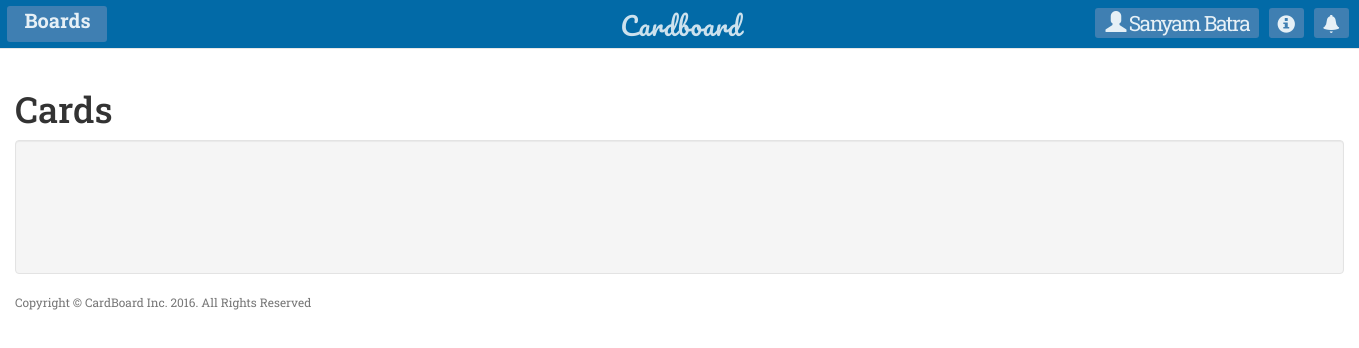
The page /home/showcard/ (signed in) on the database as committed earlier.
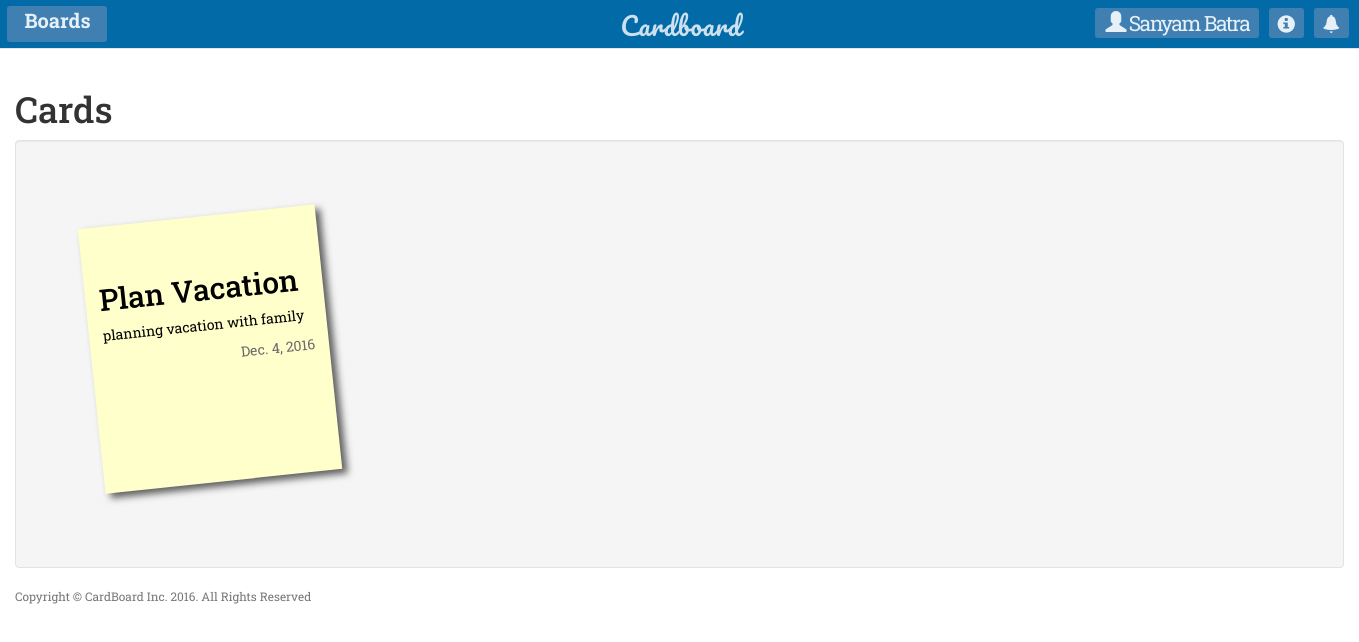
The same page on the database as committed later.
### Cards/models.py (models this page shows, shortened)
class Data(models.Model):
    type = models.IntegerField()
    data = models.CharField(max_length=1000)
    checklist = models.ManyToManyField(ChecklistItems, related_name='checklist')
    user_name = models.CharField(max_length=1000,default=" ")

class Cards(models.Model):
    database = models.ManyToManyField(Data, related_name='databs')
    card_date = models.DateField(default=datetime.now())
    key = models.CharField(max_length=50)
    change = models.IntegerField(default=0)

### Cards/views.py (the view)
def Show_cards(request):
    if request.user.is_authenticated():
        current_user = Usersinfo.objects.get(no=request.user.pk)
        cards = current_user.cards.all().order_by('-card_date')
        return render(request, 'Cards/show_cards.html', {'cards': cards})
    else:
        return redirect('Home:login')

### Cards/models.py (called while the page is built)
    def __str__(self):
        return str(self.title)

### Cards/Templates/Cards/show_cards.html (shortened to what this page needs)
{% extends 'Cards/base.html' %}
{% block body %}
{% load staticfiles %}
    {% include 'Cards/navigation.html' %}
    <link rel="stylesheet" type="text/css" href="{% static 'Cards/cards.css' %}">
    <link rel="stylesheet" type="text/css" href="{% static 'Cards/sticky.css' %}">
<div class="container-fluid">
<h1>Cards</h1>
<div class="well" id="well_id">
<ul class="cards_display">
    {% for x in cards %}
        <li>
            <a href="#popUpWindow{{ x.pk }}" name="check_user" data-toggle="modal" style="text-decoration: none;">
            <div id="sum{{ x.pk }}" style="margin-top: 20%;">
            {% for y in x.database.all %}
                {% if y.type == 0 %}
                    <h2>{{ y.data }}</h2>
                {% elif y.type == 6 %}
                    <p>{{ y.data }}</p>
                {% endif %}
                {% endfor %}
            <p style="text-align: right; color: dimgray;">{{ x.card_date }}</p>
            </div>
        </a>
        </li>
    {% endfor %}
</ul>
</div>
</div>
    <footer style="position:absolute; margin-bottom: 0; ">
        <div class="container">
            <div class="row">
                <div class="col-lg-12">
                    <p class="copyright text-muted small">Copyright &copy; CardBoard Inc. 2016. All Rights Reserved</p>
                </div>
            </div>
        </div>
    </footer>
{% endblock %}

Rows that differ between the two databases and show on the page:
added Cards: card_date "Dec. 4, 2016"
added Data: data "Plan Vacation"
added Data: data "planning vacation with family"
